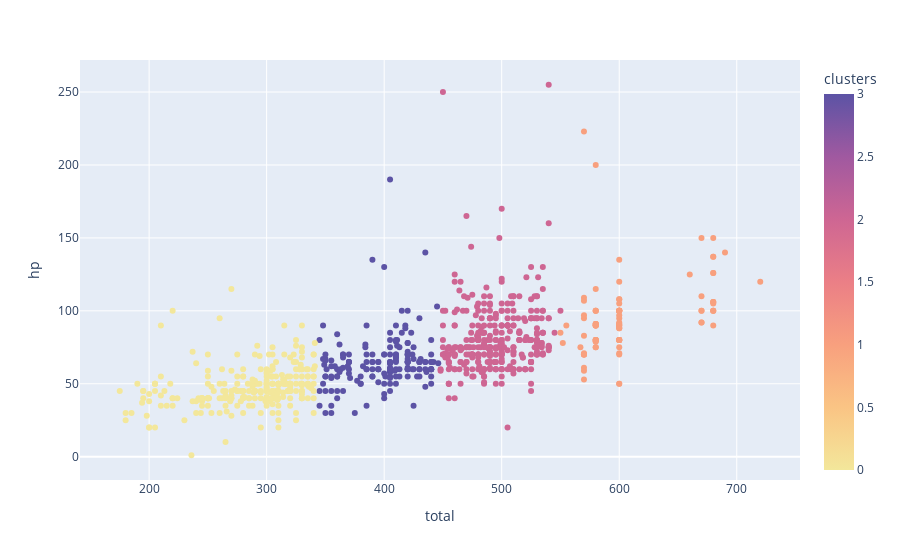

Source (notebook cell):
### Code cell
fig = px.scatter(copy, x='total', y='hp', hover_data=['name'], 
                 color='clusters', color_continuous_scale = 'sunset')


fig.show()

### Figure 1 — Plotly figure (JSON) as saved in the notebook; plotly's stock layout.template omitted (floating-point values rounded to 4 significant figures; data arrays with more than 128 entries replaced by an {"elided": "..."} marker saying what was removed)
{"data": [{"customdata": {"elided": "898x1 str values"}, "hovertemplate": "total=%{x}<br>hp=%{y}<br>name=%{customdata[0]}<br>clusters=%{marker.color}<extra></extra>", "legendgroup": "", "marker": {"color": {"elided": "898 int values"}, "coloraxis": "coloraxis", "symbol": "circle"}, "mode": "markers", "name": "", "orientation": "v", "showlegend": false, "type": "scatter", "x": {"elided": "898 int values"}, "xaxis": "x", "y": {"elided": "898 int values"}, "yaxis": "y"}], "layout": {"coloraxis": {"colorbar": {"title": {"text": "clusters"}}, "colorscale": [[0, "rgb(243, 231, 155)"], [0.1667, "rgb(250, 196, 132)"], [0.3333, "rgb(248, 160, 126)"], [0.5, "rgb(235, 127, 134)"], [0.6667, "rgb(206, 102, 147)"], [0.8333, "rgb(160, 89, 160)"], [1, "rgb(92, 83, 165)"]]}, "legend": {"tracegroupgap": 0}, "margin": {"t": 60}, "xaxis": {"anchor": "y", "domain": [0, 1], "title": {"text": "total"}}, "yaxis": {"anchor": "x", "domain": [0, 1], "title": {"text": "hp"}}}}
